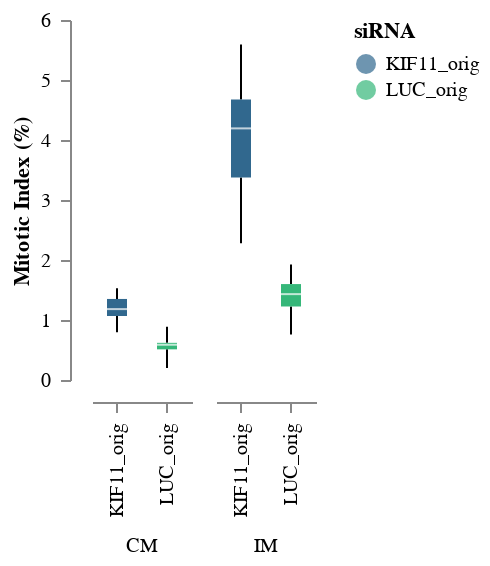

The notebook cell saved with this chart:
### Code cell
BINBOX_MitoticIndex = Binned_Boxplot2(
    data = df,
    x = 'siRNA',
    y = 'Mitotic Index (%)',
    x_title = '',
    y_title = 'Mitotic Index (%)',
    color = 'siRNA',
    column = 'Cells',
    y_min = 0,
    y_max = 6
)
BINBOX_MitoticIndex
